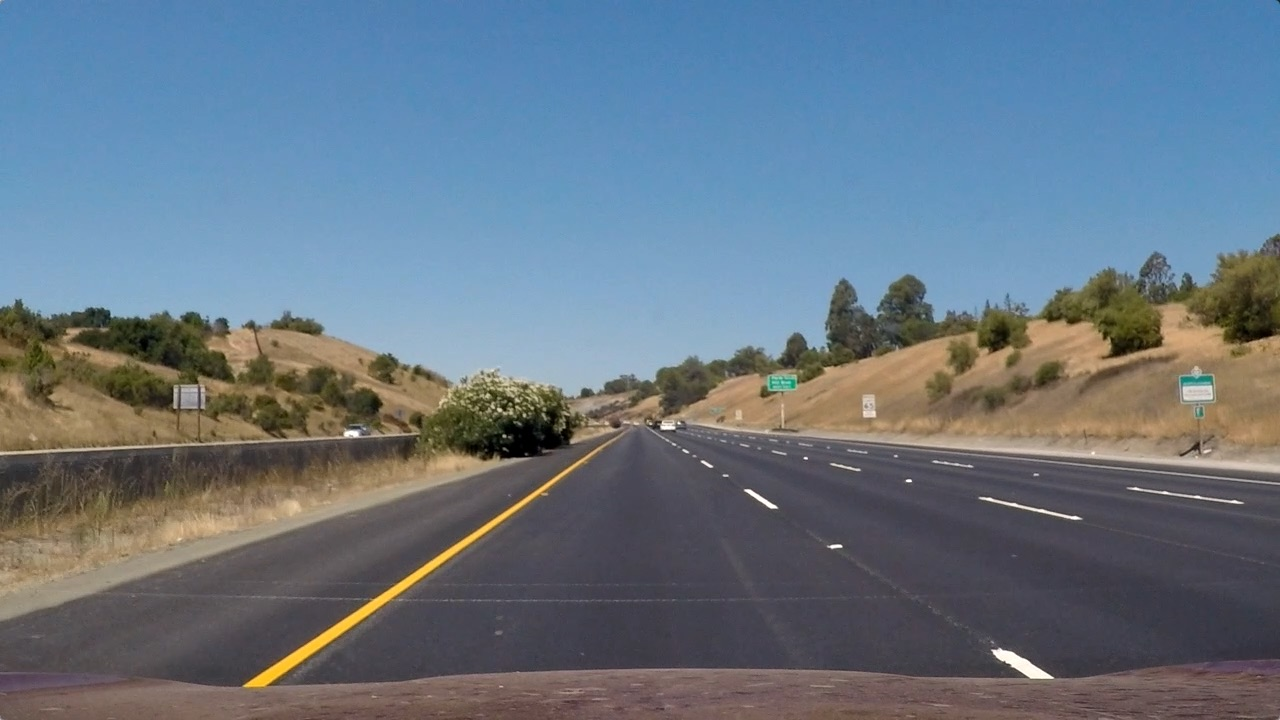
#> input picture straight_lines1.jpg, 1280 x 720 px
$ python diagnostic_view.py
#> lines starting #> are read from the running program, lines starting #| are printed output that depends on the picture; after the words box and inside, x2 and y2 are one past the last pixel; in counts of white or black regions, pixels touching at a corner belong together
#> further down, img1 is the input picture: shape (720, 1280, 3); mean R, G, B 103.2, 117.7, 131.2
import cv2
import numpy as np
import matplotlib.pyplot as plt
import matplotlib.image as mpimg
import glob , os
from PIL import Image
def normalized(img):
    return np.uint8(255*img/np.max(np.absolute(img)))


def to_RGB(img):
   if img.ndim == 2:
       img_normalized = normalized(img)
       return np.dstack((img_normalized, img_normalized, img_normalized))
   elif img.ndim == 3:
       return img
   else:
       return None

def compose_diagScreen(curverad=0, offset=0, mainDiagScreen=None,
                     diag1=None, diag2=None, diag3=None, diag4=None, diag5=None, diag6=None, diag7=None, diag8=None, diag9=None):
      # middle panel text example
      # using cv2 for drawing text in diagnostic pipeline.
#> called with curverad = 100, offset = 0
      font = cv2.FONT_HERSHEY_COMPLEX
      middlepanel = np.zeros((120, 1280, 3), dtype=np.uint8)
      cv2.putText(middlepanel, 'Estimated lane curvature: {}'.format(curverad), (30, 60), font, 1, (255,0,0), 2)
      cv2.putText(middlepanel, 'Estimated Meters right of center: {}'.format(offset), (30, 90), font, 1, (255,0,0), 2)

      # assemble the screen example
      diagScreen = np.zeros((1080, 1920, 3), dtype=np.uint8)

      if mainDiagScreen is not None:
            diagScreen[0:720, 0:1280] = mainDiagScreen
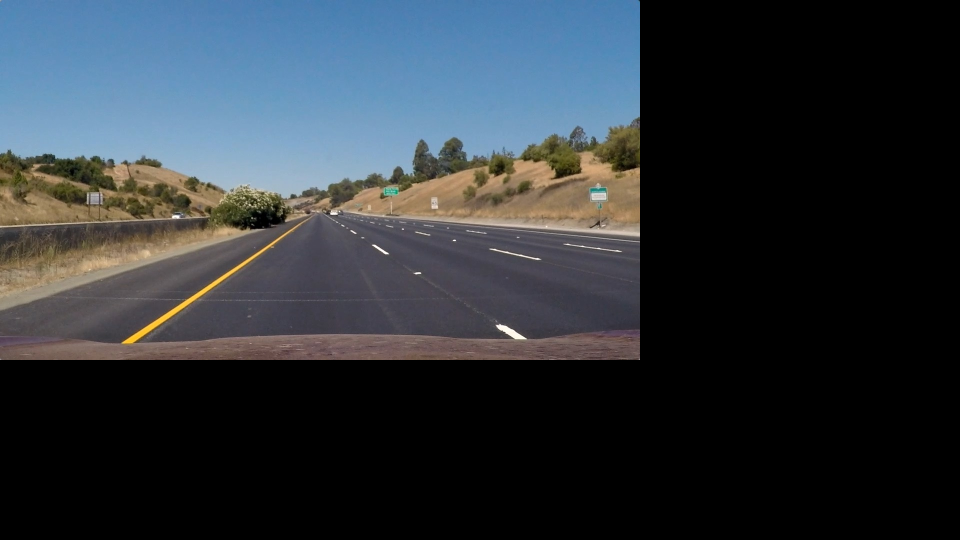
#> diagScreen: shape (1080, 1920, 3) (shown at 1/2 size); mean R, G, B 45.8, 52.3, 58.3

      if diag1 is not None:
            diagScreen[0:240, 1280:1600] = cv2.resize(to_RGB(diag1), (320,240), interpolation=cv2.INTER_AREA)
      if diag2 is not None:
            diagScreen[0:240, 1600:1920] = cv2.resize(to_RGB(diag2), (320,240), interpolation=cv2.INTER_AREA)
      if diag3 is not None:
            diagScreen[240:480, 1280:1600] = cv2.resize(to_RGB(diag3), (320,240), interpolation=cv2.INTER_AREA)
      if diag4 is not None:
            diagScreen[240:480, 1600:1920] = cv2.resize(to_RGB(diag4), (320,240), interpolation=cv2.INTER_AREA)*4
      if diag7 is not None:
            diagScreen[600:1080, 1280:1920] = cv2.resize(to_RGB(diag7), (640,480), interpolation=cv2.INTER_AREA)*4
      diagScreen[720:840, 0:1280] = middlepanel
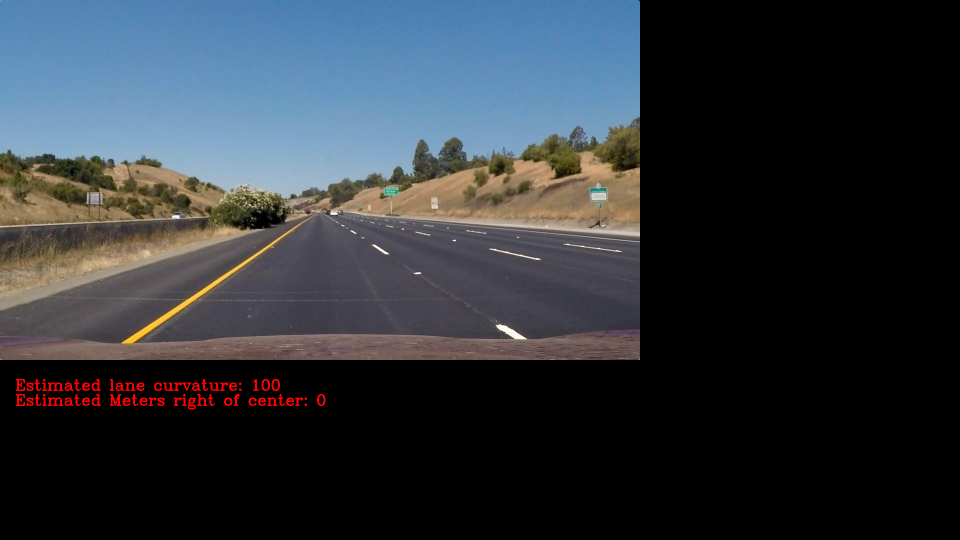
#> diagScreen: shape (1080, 1920, 3) (shown at 1/2 size); 0.44% of pixels changed, all inside (x1, y1, x2, y2) = (31, 758, 651, 819)
      if diag5 is not None:
            diagScreen[840:1080, 0:320] = cv2.resize(to_RGB(diag5), (320,240), interpolation=cv2.INTER_AREA)
      if diag6 is not None:
            diagScreen[840:1080, 320:640] = cv2.resize(to_RGB(diag6), (320,240), interpolation=cv2.INTER_AREA)
      if diag9 is not None:
            diagScreen[840:1080, 640:960] = cv2.resize(to_RGB(diag9), (320,240), interpolation=cv2.INTER_AREA)
      if diag8 is not None:
            diagScreen[840:1080, 960:1280] = cv2.resize(to_RGB(diag8), (320,240), interpolation=cv2.INTER_AREA)

      return diagScreen

path = os.chdir("C:/Users/ttobey.GSI/Google Drive/aaaa_udacity/Project_4/project_4_work/")

img1 = mpimg.imread("straight_lines1.jpg")

diagScreen= compose_diagScreen(curverad=100, offset=0, mainDiagScreen=img1,
                     diag1=None, diag2=None, diag3=None, diag4=None, diag5=None, diag6=None, diag7=None, diag8=None, diag9=None)

plt.imshow(diagScreen)
plt.show(block=True)

$ run again, with curved-lane.jpg copied over straight_lines1.jpg
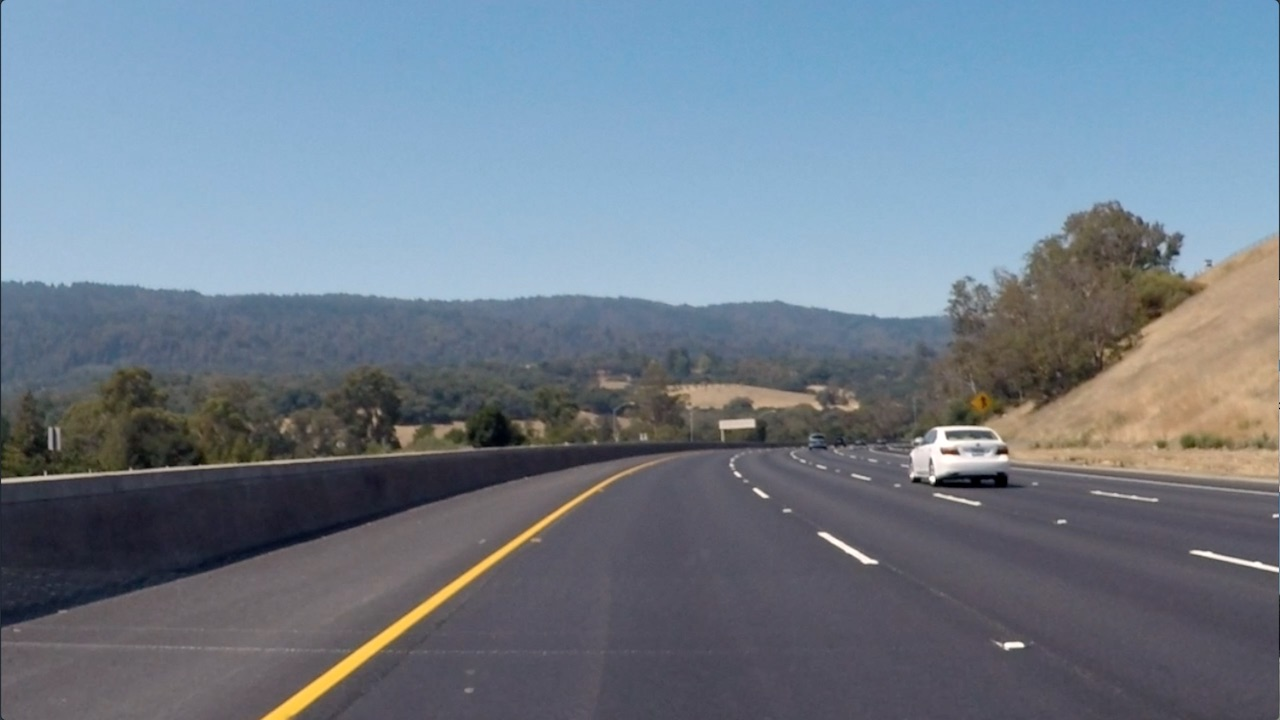
#> input picture curved-lane.jpg, 1280 x 720 px
#> img1 is the input picture: shape (720, 1280, 3); mean R, G, B 112.1, 125, 138.7
#> in compose_diagScreen, `diagScreen[0:720, 0:1280] = mainDiagScreen`:
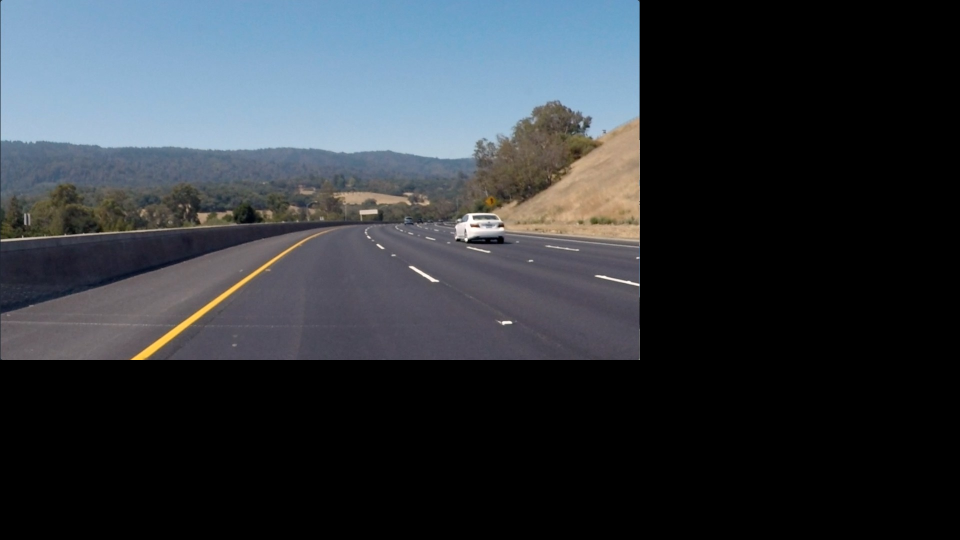
#> diagScreen: shape (1080, 1920, 3) (shown at 1/2 size); mean R, G, B 49.8, 55.5, 61.6
#> in compose_diagScreen, `diagScreen[720:840, 0:1280] = middlepanel`:
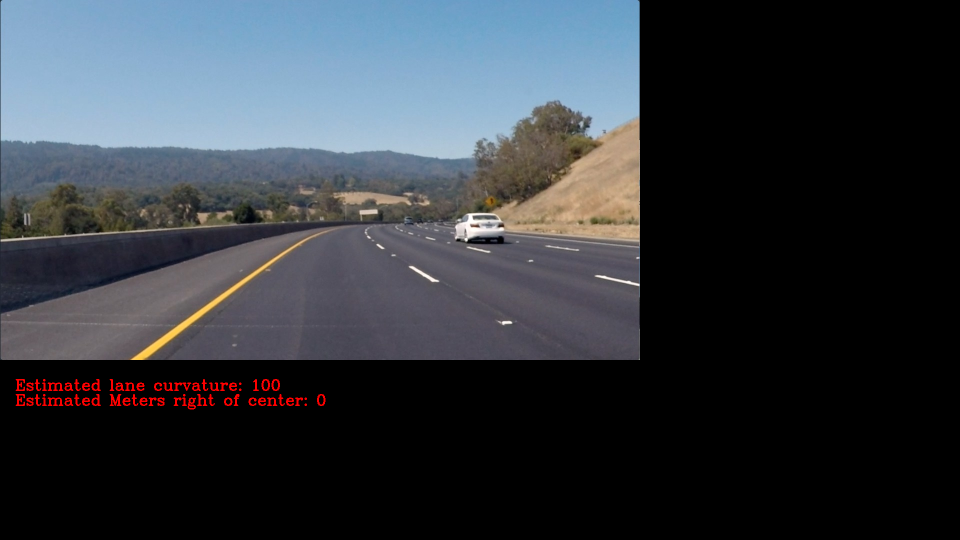
#> diagScreen: shape (1080, 1920, 3) (shown at 1/2 size); 0.44% of pixels changed, all inside (x1, y1, x2, y2) = (31, 758, 651, 819)

$ run again, with test1.jpg copied over straight_lines1.jpg
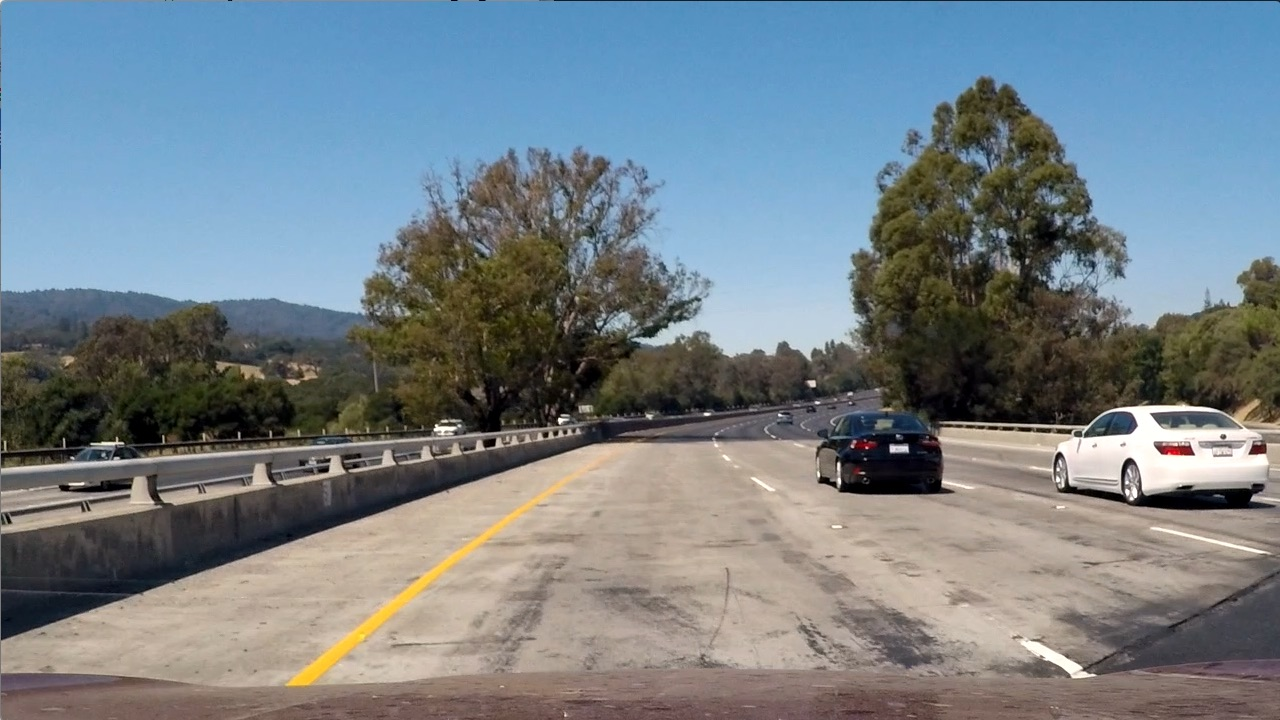
#> input picture test1.jpg, 1280 x 720 px
#> img1 is the input picture: shape (720, 1280, 3); mean R, G, B 117.5, 128.7, 135.5
#> in compose_diagScreen, `diagScreen[0:720, 0:1280] = mainDiagScreen`:
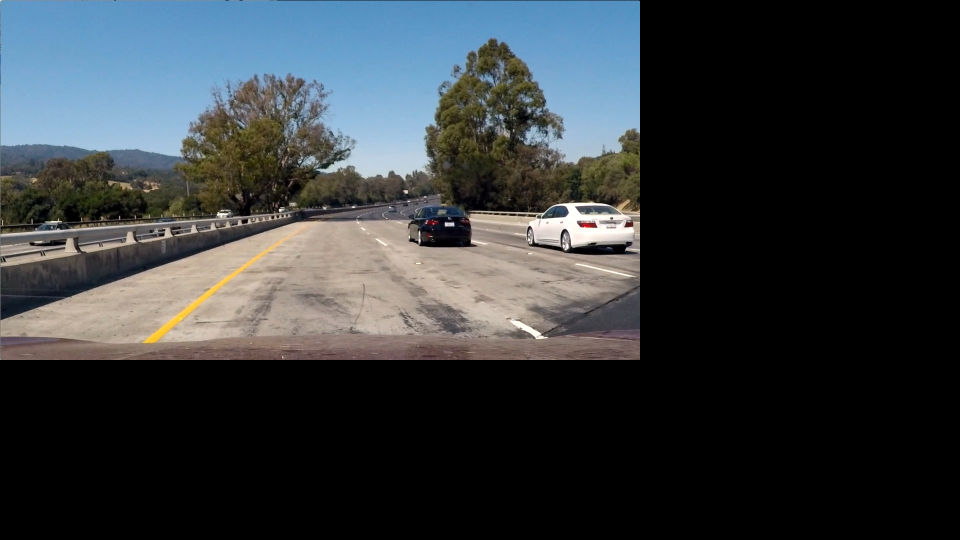
#> diagScreen: shape (1080, 1920, 3) (shown at 1/2 size); mean R, G, B 52.2, 57.2, 60.2
#> in compose_diagScreen, `diagScreen[720:840, 0:1280] = middlepanel`:
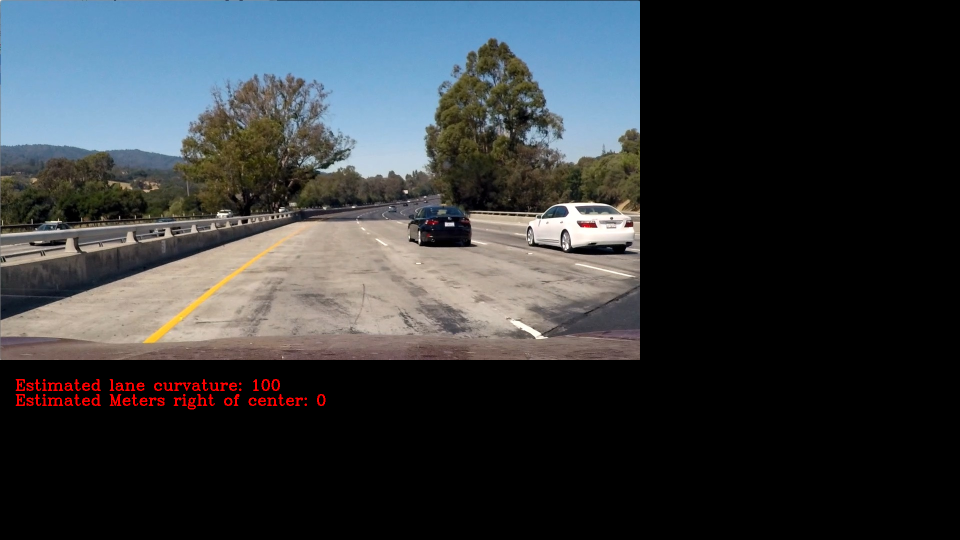
#> diagScreen: shape (1080, 1920, 3) (shown at 1/2 size); 0.44% of pixels changed, all inside (x1, y1, x2, y2) = (31, 758, 651, 819)
